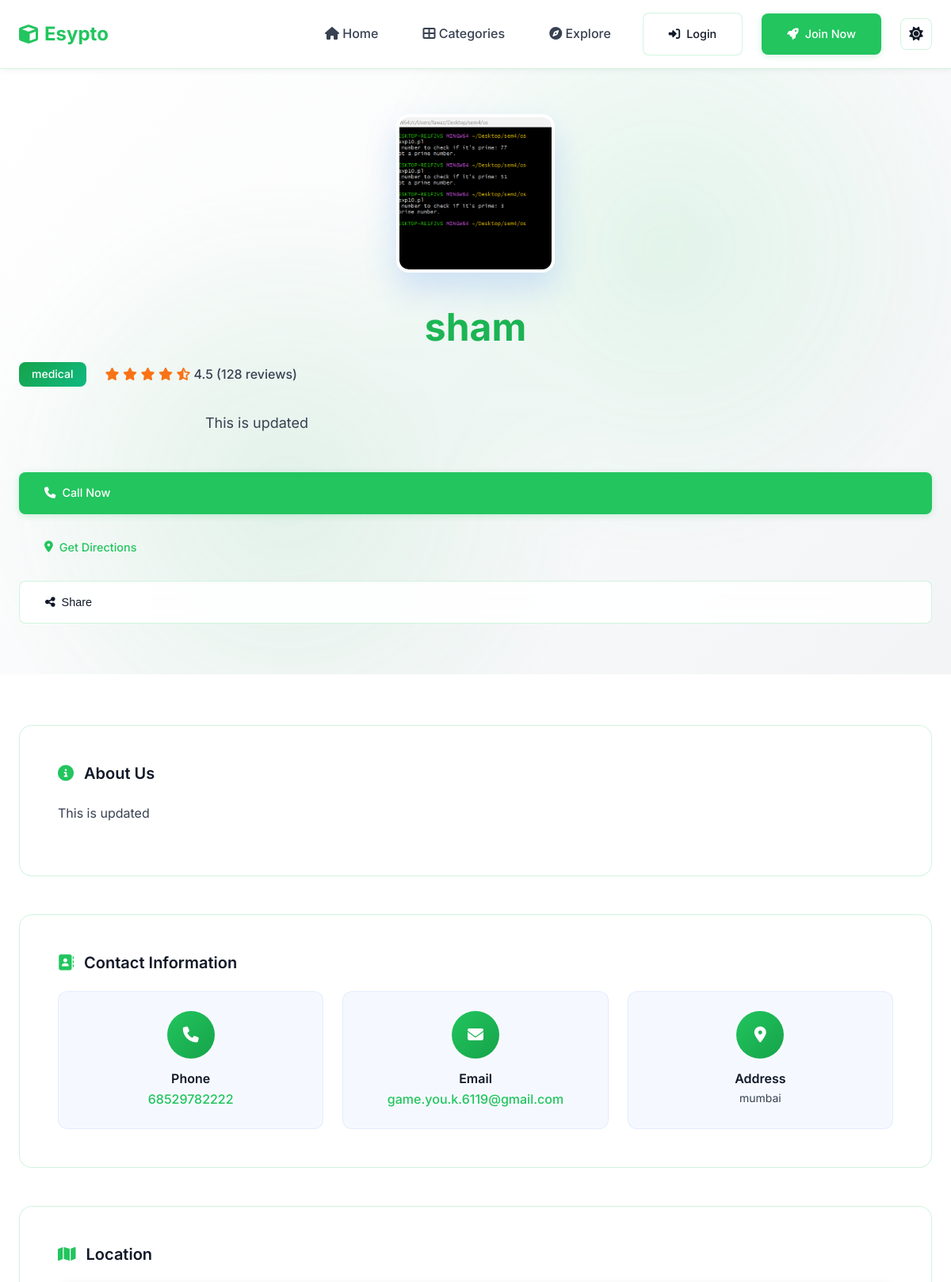
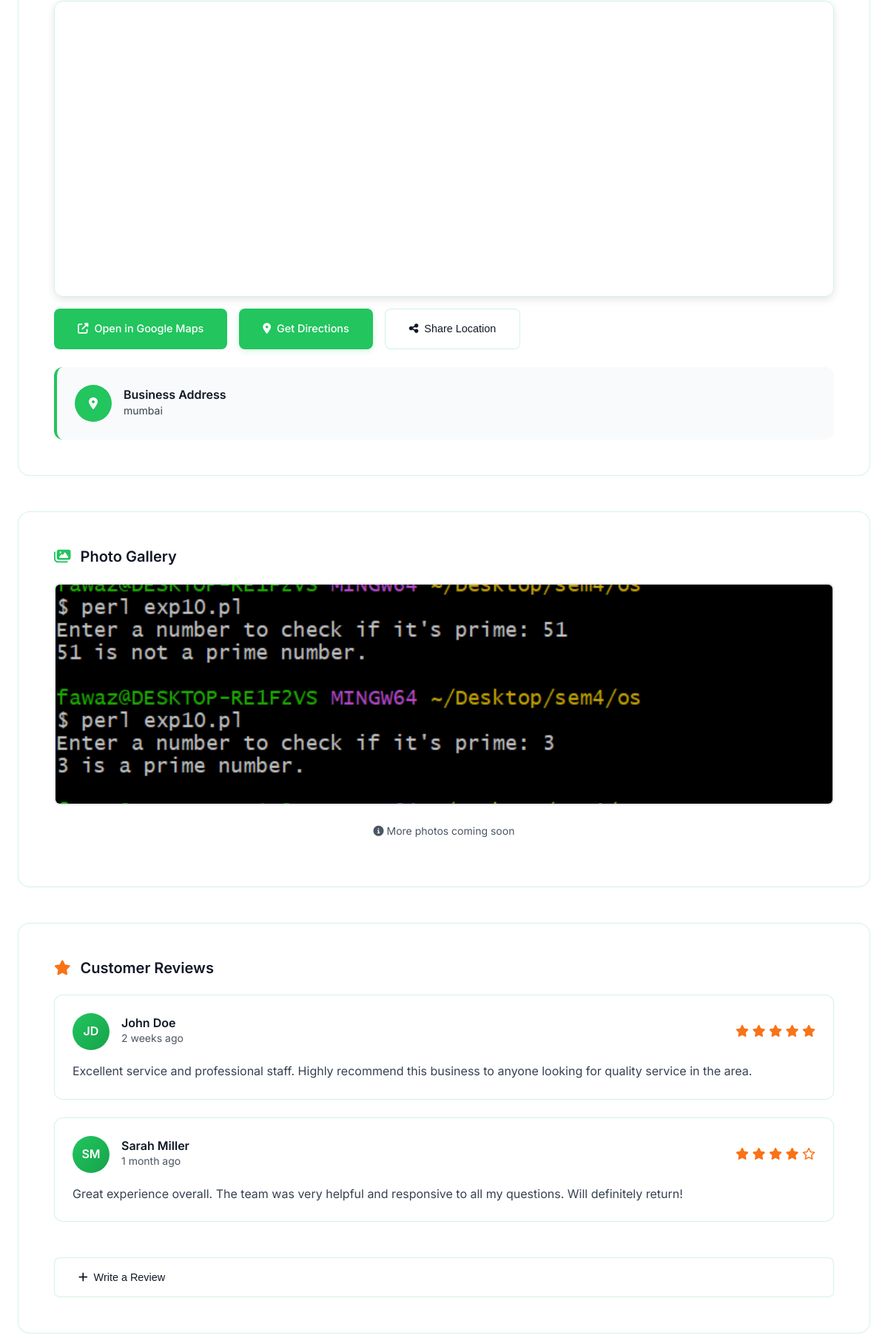
/business/4/ (upper part), run on the app's committed database (2 pictures, top to bottom).
### users/models.py (models this page shows, shortened)
class Profile(models.Model):
    CATEGORY_CHOICES = [
        ('medical', 'Medical'),
        ('food', 'Food'),
    ]
    user = models.OneToOneField(User, on_delete=models.CASCADE)
    contact_no = models.CharField(max_length=15, blank=True, null=True)
    address = models.TextField(blank=True, null=True)
    about = models.TextField(blank=True, null=True)
    buiness_name = models.TextField(blank=True, null=True)
    google_map_link = models.URLField(blank=True, null=True)
    about = models.TextField(blank=True, null=True)
    image = models.ImageField(default='images_uploaded\default.png',upload_to='images_uploaded/',blank=True, null=True)
    profile_type = models.CharField(
        max_length=20,
        choices=CATEGORY_CHOICES,
        default='medical',
    )

### users/views.py (the view)
# urls.py: path('business/<int:pk>/', views.business_detail, name='business_detail'),
def business_detail(request, pk):
    business = get_object_or_404(Profile, pk=pk)
    return render(request, 'users/explore_cat.html', {'business': business})

### users/templates/users/explore_cat.html (shortened to what this page needs)
{% extends 'buisdict/base.html' %}
{% load static %}
{% block content %}
<div class="business-detail-header">
    <div class="business-hero-content">
        <div>
            {% if business.image %}
                <img src="{{ business.image.url }}"
                     alt="{{ business.buiness_name }}"
                     class="business-hero-image"
                     onclick="openImageModal()"
                     style="cursor: pointer;">
            {% else %}
                <div class="business-hero-image" style="background: var(--gradient-secondary); display: flex; align-items: center; justify-content: center; color: var(--espresso); font-size: var(--font-size-3xl);">
                    <i class="fas fa-building"></i>
                </div>
            {% endif %}
        </div>
        <div class="business-hero-info">
            <h1>{{ business.buiness_name }}</h1>
            <div style="display: flex; align-items: center; gap: var(--space-lg); flex-wrap: wrap; margin-bottom: var(--space-md);">
                <span class="business-category">{{ business.profile_type|default:"General" }}</span>
                <div class="business-rating">
                    <div class="rating-stars">
                        <i class="fas fa-star"></i>
                        <i class="fas fa-star"></i>
                        <i class="fas fa-star"></i>
                        <i class="fas fa-star"></i>
                        <i class="fas fa-star-half-alt"></i>
                    </div>
                    <span style="color: var(--text-secondary); font-weight: 500;">4.5 (128 reviews)</span>
                </div>
            </div>
            {% if business.about %}
            <p style="color: var(--text-secondary); font-size: var(--font-size-lg); max-width: 600px;">
                {{ business.about|truncatewords:30 }}
            </p>
            {% endif %}
        </div>
        <div class="business-hero-actions">
            {% if business.contact_no %}
            <a href="tel:{{ business.contact_no }}" class="btn btn-primary">
                <i class="fas fa-phone"></i>
                Call Now
            </a>
            {% endif %}
            {% if business.google_map_link %}
            <a href="{{ business.google_map_link }}" target="_blank" class="btn btn-outline">
                <i class="fas fa-map-marker-alt"></i>
                Get Directions
            </a>
            {% endif %}
            <button class="btn btn-secondary" onclick="shareBusinesss()">
                <i class="fas fa-share-alt"></i>
                Share
            </button>
        </div>
    </div>
</div>
<div class="business-detail-content">
    <div class="business-main-info">
        {% if business.about %}
        <div class="info-section">
            <h3><i class="fas fa-info-circle" style="color: var(--brand-primary); margin-right: var(--space-sm);"></i> About Us</h3>
            <p style="color: var(--text-secondary); line-height: 1.8; font-size: var(--font-size-base);">
                {{ business.about }}
            </p>
        </div>
        {% endif %}
        <div class="info-section">
            <h3><i class="fas fa-address-book" style="color: var(--brand-primary); margin-right: var(--space-sm);"></i> Contact Information</h3>
            <div class="contact-grid">
                {% if business.contact_no %}
                <div class="contact-card">
                    <div class="contact-card-icon">
                        <i class="fas fa-phone"></i>
                    </div>
                    <h4 style="font-size: var(--font-size-base); font-weight: 600; margin-bottom: var(--space-xs); color: var(--text-primary);">Phone</h4>
                    <a href="tel:{{ business.contact_no }}" style="color: var(--brand-primary); text-decoration: none; font-weight: 500;">
                        {{ business.contact_no }}
                    </a>
                </div>
                {% endif %}
                {% if business.user.email %}
                <div class="contact-card">
                    <div class="contact-card-icon">
                        <i class="fas fa-envelope"></i>
                    </div>
                    <h4 style="font-size: var(--font-size-base); font-weight: 600; margin-bottom: var(--space-xs); color: var(--text-primary);">Email</h4>
                    <a href="mailto:{{ business.user.email }}" style="color: var(--brand-primary); text-decoration: none; font-weight: 500; word-break: break-all;">
                        {{ business.user.email }}
                    </a>
                </div>
                {% endif %}
                {% if business.address %}
                <div class="contact-card">
                    <div class="contact-card-icon">
                        <i class="fas fa-map-marker-alt"></i>
                    </div>
                    <h4 style="font-size: var(--font-size-base); font-weight: 600; margin-bottom: var(--space-xs); color: var(--text-primary);">Address</h4>
                    <p style="color: var(--text-secondary); margin: 0; font-size: var(--font-size-sm);">
                        {{ business.address }}
                    </p>
                </div>
                {% endif %}
            </div>
        </div>
        {% if business.google_map_link or business.address %}
        <div class="info-section">
            <h3><i class="fas fa-map" style="color: var(--brand-primary); margin-right: var(--space-sm);"></i> Location</h3>
            <div class="map-container">
                {% if business.google_map_link %}
                    {% if 'embed' in business.google_map_link %}
                        <iframe
                            src="{{ business.google_map_link }}"
                            width="100%"
                            height="400"
                            style="border:0; border-radius: var(--radius-xl);"
                            allowfullscreen=""
                            loading="lazy"
                            onload="hideMapLoading()">
                        </iframe>
                    {% else %}
                        <iframe
                            src="https://maps.google.com/maps?q={{ business.address|urlencode }}&output=embed&z=15"
                            width="100%"
                            height="400"
                            style="border:0; border-radius: var(--radius-xl);"
                            allowfullscreen=""
                            loading="lazy"
                            onload="hideMapLoading()">
                        </iframe>
                    {% endif %}
                {% endif %}
            </div>
            <div style="margin-top: var(--space-md); display: flex; gap: var(--space-md); flex-wrap: wrap;">
                {% if business.google_map_link %}
                <a href="{{ business.google_map_link }}" target="_blank" class="btn btn-success">
                    <i class="fas fa-external-link-alt"></i>
                    Open in Google Maps
                </a>
                {% endif %}
                {% if business.address %}
                <a href="https://www.google.com/maps/search/?api=1&query={{ business.address|urlencode }}" target="_blank" class="btn btn-primary">
                    <i class="fas fa-map-marker-alt"></i>
                    Get Directions
                </a>
                {% endif %}
                {% if business.contact_no %}
                <button onclick="shareLocation()" class="btn btn-secondary">
                    <i class="fas fa-share-alt"></i>
                    Share Location
                </button>
                {% endif %}
            </div>
            {% if business.address %}
            <div style="margin-top: var(--space-lg); padding: var(--space-lg); background: var(--bg-secondary); border-radius: var(--radius-xl); border-left: 4px solid var(--brand-primary);">
                <div style="display: flex; align-items: center; gap: var(--space-md);">
                    <div style="width: 50px; height: 50px; background: var(--brand-primary); border-radius: 50%; display: flex; align-items: center; justify-content: center; color: white;">
                        <i class="fas fa-map-marker-alt"></i>
                    </div>
                    <div>
                        <h4 style="margin: 0; color: var(--text-primary); font-size: var(--font-size-base);">Business Address</h4>
                        <p style="margin: 0; color: var(--text-secondary); font-size: var(--font-size-sm); line-height: 1.5;">{{ business.address }}</p>
                    </div>
                </div>
            </div>
            {% endif %}
        </div>
        {% endif %}
        {% if business.image or business.gallery_images.all %}
        <div class="info-section">
            <h3><i class="fas fa-images" style="color: var(--brand-primary); margin-right: var(--space-sm);"></i> Photo Gallery</h3>
            <div class="image-gallery">
                {% if business.image %}
                <img src="{{ business.image.url }}"
                     alt="{{ business.buiness_name }}"
                     class="gallery-image gallery-main-image"
                     onclick="openGalleryModal(0)"
                     data-gallery-index="0">
                {% endif %}
            </div>
            {% if business.gallery_images.count == 0 and business.image %}
            <p style="color: var(--text-tertiary); font-size: var(--font-size-sm); text-align: center; margin-top: var(--space-md);">
                <i class="fas fa-info-circle"></i> More photos coming soon
            </p>
            {% endif %}
        </div>
        {% endif %}
        <div class="info-section">
            <h3><i class="fas fa-star" style="color: var(--warning); margin-right: var(--space-sm);"></i> Customer Reviews</h3>
            <div class="review-card">
                <div class="review-header">
                    <div class="review-avatar">JD</div>
                    <div>
                        <h4 style="font-size: var(--font-size-base); font-weight: 600; margin: 0; color: var(--text-primary);">John Doe</h4>
                        <p style="font-size: var(--font-size-sm); color: var(--text-tertiary); margin: 0;">2 weeks ago</p>
                    </div>
                    <div class="review-rating">
                        <i class="fas fa-star"></i>
                        <i class="fas fa-star"></i>
                        <i class="fas fa-star"></i>
                        <i class="fas fa-star"></i>
                        <i class="fas fa-star"></i>
                    </div>
                </div>
                <p style="color: var(--text-secondary); line-height: 1.6; margin: 0;">
                    Excellent service and professional staff. Highly recommend this business to anyone looking for quality service in the area.
                </p>
            </div>
            <div class="review-card">
                <div class="review-header">
                    <div class="review-avatar">SM</div>
                    <div>
                        <h4 style="font-size: var(--font-size-base); font-weight: 600; margin: 0; color: var(--text-primary);">Sarah Miller</h4>
                        <p style="font-size: var(--font-size-sm); color: var(--text-tertiary); margin: 0;">1 month ago</p>
                    </div>
                    <div class="review-rating">
                        <i class="fas fa-star"></i>
                        <i class="fas fa-star"></i>
                        <i class="fas fa-star"></i>
                        <i class="fas fa-star"></i>
                        <i class="far fa-star"></i>
                    </div>
                </div>
                <p style="color: var(--text-secondary); line-height: 1.6; margin: 0;">
                    Great experience overall. The team was very helpful and responsive to all my questions. Will definitely return!
                </p>
            </div>
            <button class="btn btn-secondary" style="width: 100%; margin-top: var(--space-lg);">
                <i class="fas fa-plus"></i>
                Write a Review
            </button>
        </div>
    </div>
</div>
{% endblock %}

### buisdict/templates/buisdict/base.html (style rules this page uses)
:root { --forest-green: #22c55e; --dark-green: #16a34a; --emerald: #10b981; --gray-50: #f9fafb; --gray-100: #f3f4f6; --gray-200: #e5e7eb; --gray-300: #d1d5db; --gray-600: #4b5563; --gray-700: #374151; --gray-800: #1f2937; --gray-900: #111827; --orange: #f97316; --red: #dc2626; --bg-primary: #ffffff; --bg-secondary: var(--gray-50); --bg-tertiary: var(--gray-100); --text-primary: var(--gray-900); --text-secondary: var(--gray-700); --text-tertiary: var(--gray-600); --border-color: var(--gray-200); --shadow-color: rgba(17, 24, 39, 0.08); --shadow-hover: rgba(17, 24, 39, 0.15); --brand-primary: var(--forest-green); --brand-secondary: var(--dark-green); --brand-accent: var(--emerald); --success: var(--forest-green); --warning: var(--orange); --error: var(--red); --info: #3b82f6; --glass-bg: rgba(255, 255, 255, 0.9); --glass-border: rgba(34, 197, 94, 0.2); --glass-shadow: 0 4px 16px 0 rgba(34, 197, 94, 0.1); --space-xs: 0.25rem; --space-sm: 0.5rem; --space-md: 1rem; --space-lg: 1.5rem; --space-xl: 2rem; --space-2xl: 3rem; --space-3xl: 4rem; --radius-sm: 0.25rem; --radius-md: 0.375rem; --radius-lg: 0.5rem; --radius-xl: 0.75rem; --radius-2xl: 1rem; --transition-fast: 150ms ease-out; --transition-base: 250ms ease-out; --transition-slow: 350ms ease-out; }
* { margin: 0; padding: 0; box-sizing: border-box; }
body { font-family: 'Inter', -apple-system, BlinkMacSystemFont, 'Segoe UI', Roboto, sans-serif; background: var(--bg-primary); color: var(--text-primary); line-height: 1.6; transition: background-color var(--transition-base), color var(--transition-base); min-height: 100vh; display: flex; flex-direction: column; }
.btn { display: inline-flex; align-items: center; gap: var(--space-sm); padding: var(--space-md) var(--space-xl); border: none; border-radius: var(--radius-lg); font-weight: 500; text-decoration: none; cursor: pointer; transition: all var(--transition-fast); font-size: 0.9rem; }
.btn-primary { background: var(--brand-primary); color: white; box-shadow: 0 2px 8px rgba(34, 197, 94, 0.2); }
.btn-secondary { background: var(--glass-bg); color: var(--text-primary); border: 1px solid var(--glass-border); backdrop-filter: blur(10px); }

### data on the page
Profile: image (picture), buiness_name "sham", profile_type "medical", about "This is updated", contact_no "68529782222", user.email "game.you.k.6119@gmail.com", address "mumbai"
